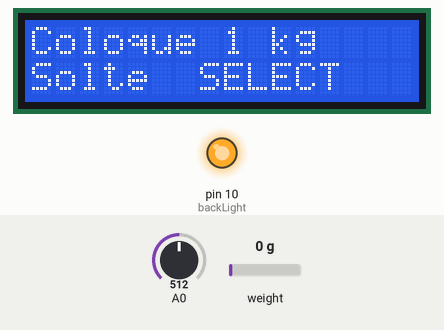
This sketch was run on a simulated Arduino Uno, built with avr-gcc and run on an emulated ATmega328P. On the bench: 16×2 character LCD, output pins drawn as LEDs (lit = HIGH). The inputs (shaded band) are chosen by the test bench; at power-on: A0 = 512, weight on the scale 0 g. EEPROM starts erased; what the sketch prints to the serial monitor is not drawn.

Above: at 8.3 s.
8.4 s: A0 set to 733
9.9 s: A0 set to 763
At 18.2 s:
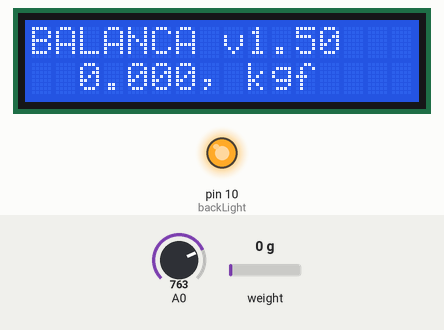
18.6 s: A0 set to 716
At 19.3 s:
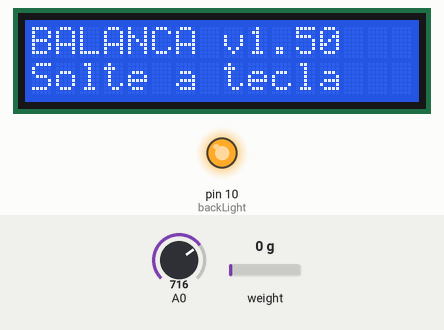
20.2 s: A0 set to 900
At 20.32 s:
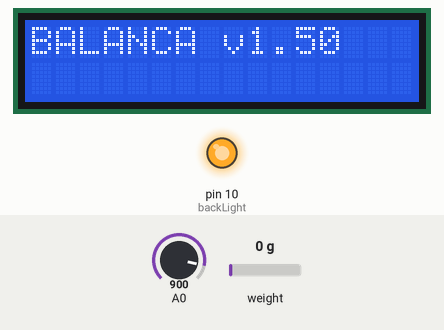
21.8 s: weight on the scale set to 100 g
At 23.2 s:
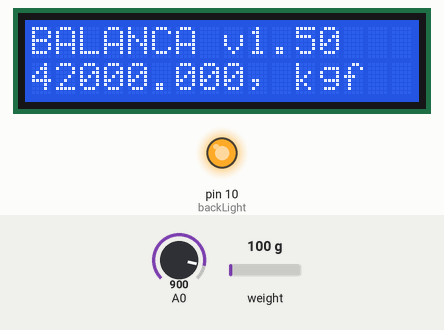
23.6 s: A0 set to 511
At 24.4 s:
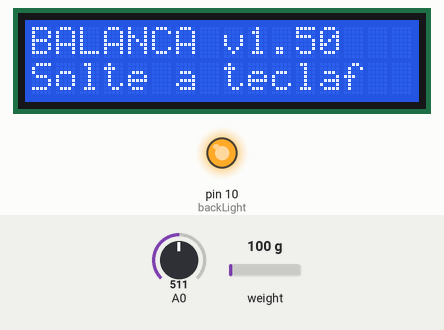
Timing chart, 0 to 26.2 s (numbered marks = the images above; inputs shaded):
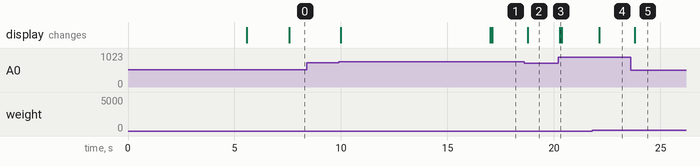

The sketch:

forcemeasurement_v3.ino
```cpp
// https://www.blogdarobotica.com/2021/05/12/como-utilizar-o-shield-display-16x02-lcd-com-teclado-no-arduino/
//
/*
https://www.makerhero.com/blog/aprenda-a-construir-uma-balanca-com-arduino-e-modulo-hx711/

Quando você ligar (ou reiniciar) o Arduino, o programa considera que a balança está vazia, coloca um aviso no display e chama o método tare() da biblioteca. Esta rotina lê 50 vezes o valor retornado pelo HX711 e considera que a média é o offset a ser descontado de todas as leituras.

Em seguidam o programa verifica na EEProm se já foi feita a calibração. Se não, será feito o procedimento de calibração:

Coloca uma mensagem no display pedindo para colocar um peso de 1Kg;
Aguarda o pressionar e soltar a tecla Select;
Chama o método read_average() da biblioteca para obter a média de 50 leituras do HX711;
Calcula a escala e salva na EEProm.
Como parte final da iniciação, o valor da escala é passado para a biblioteca através do método set_scale().

Concluída a iniciação, o programa passa a chamar periodicamente o método get_units() e a apresentar o valor retornado. Este método obtém uma leitura do HX711 (usamos uma média de 4 leituras), subtrai o offset e divide pela escala, resultando no valor em quilos.

O programa testa também se foi apertada e solta uma das seguintes teclas:

Right: faz novamente o processo de tara;
Left: refaz a calibração.
Estas teclas devem ser apertadas com a balança vazia.
*/
// Baudrate
int baudrate = 9600;  //115200

// Linhas
#include <LiquidCrystal.h>
#include <EEPROM.h>
#include <HX711.h>

// Define as conexões da balança e cria o objeto para acesso
const int CELULA_DADO = 2;
const int CELULA_CLOCK = 3;
HX711 celulaCarga;

// Define as conexões do display e cria o objeto para acesso
const int rs = 8, en = 9, d4 = 4, d5 = 5, d6 = 6, d7 = 7;
const int backLight = 10;
LiquidCrystal lcd(rs, en, d4, d5, d6, d7);

// Limites para detecção das teclas, em ordem crescente
int limiteTecla[] = { 50, 150, 300, 500, 750, 1024 };

// Indices para as teclas
const int TEC_DIREITA = 0;
const int TEC_CIMA = 1;
const int TEC_BAIXO = 2;
const int TEC_ESQUERDA = 3;
const int TEC_SELECT = 4;
const int TEC_NENHUMA = 5;

// Endereços na EEProm
const int ENDER_FLAG = 0;
const int ENDER_ESCALA = 1;

// Indicação de balança calibrada
const byte FLAG_CALIBRADA = 0x55;

// Leitura das rotações
int rotacoes;
volatile byte pulsos;
unsigned long tempo;
const byte interruptPin = 18;  //2,3 //chipKIT: https://embedded-lab.com/blog/exploring-the-chipkit-uno32-board/#google_vignette
unsigned int pulsos_por_volta = 2;


// Iniciação
void setup() {
  // Iniciação do Monitor Serial
  //Serial.begin(baudrate);
  Serial.begin(9600);
  // Iniciação do Display
  pinMode(backLight, OUTPUT);
  lcd.begin(16, 2);
  mostraVersao();
  digitalWrite(backLight, HIGH);  // acende

  // Configuração do pino e das variáveis de rotação
  pinMode(interruptPin, INPUT_PULLUP);
  //essa funcao soma o contador a cada vez que tem um pulso
  attachInterrupt(digitalPinToInterrupt(interruptPin), contador, RISING);
  pulsos = 0;
  rotacoes = 0;
  tempo = 0;

  // Iniciação do HX711
  celulaCarga.begin(CELULA_DADO, CELULA_CLOCK);
  ajustaTara();
  if (EEPROM.read(ENDER_FLAG) != FLAG_CALIBRADA) {
    calibra();
  } else {
    // Usa escala salva na EEPROM
    float escala;
    EEPROM.get(ENDER_ESCALA, escala);
    celulaCarga.set_scale(escala);
  }
  mostraVersao();
}

// Laço principal
void loop() {
  // Lê e mostra o peso
  float peso = celulaCarga.get_units();
  char medida[17];
  //  float gc = 9.80665;
  dtostrf(peso, 7, 3, medida);
  //  float medidaN = medida*gc;
  strcat(medida, ", kgf");  //    strcat (medida, ", N");
  lcd.setCursor(0, 1);
  lcd.print(medida);
  // Lê e mostra a rotação
  // verifica o contador de 1 em 1 segundo (1000)ms
  if (millis() - tempo >= 1000) {
    //desliga a funçao enquanto faz a soma
    detachInterrupt(digitalPinToInterrupt(interruptPin));
    rotacoes = (60 * 1000 / pulsos_por_volta) / (millis() - tempo) * pulsos;
    tempo = millis();
    pulsos = 0;
    //volta ao normal apos o calculo
    attachInterrupt(digitalPinToInterrupt(interruptPin), contador, RISING);
  }
  // Mostra o RPM e o Peso no monitor
  Serial.print("RPM, ");
  Serial.print(rotacoes);
  Serial.print(", rpm,");
  //  Serial.print(medida, "kg");
  Serial.print(" Forca,");
  Serial.println(medida);
  //Serial.println(", kgf");

  // Dá um tempo entre as leituras
  delay(250);

  // Trata as teclas
  int tecla = leTecla();
  if (tecla != TEC_NENHUMA) {
    lcd.setCursor(0, 1);
    lcd.print("Solte a tecla");
    while (leTecla() != TEC_NENHUMA) {
      delay(100);
    }
    if (tecla == TEC_DIREITA) {
      ajustaTara();
    } else if (tecla == TEC_ESQUERDA) {
      ajustaTara();
      calibra();
    }
    mostraVersao();  // recompõe a tela
  }
}

// Apresenta a identificação e versão do programa
void mostraVersao() {
  lcd.clear();
  lcd.print("BALANCA v1.50");
}

// Ajusta o offset para o valor da balança vazia
void ajustaTara() {
  lcd.setCursor(0, 1);
  lcd.print("Registrando TARA");
  delay(500);
  celulaCarga.tare(50);
}

// Efetua a calibração da balança
void calibra() {
  // Mostra as instruções
  lcd.clear();
  lcd.print("CALIBRACAO");
  delay(2000);
  lcd.clear();
  lcd.print("Coloque 1 kg");
  lcd.setCursor(0, 1);
  lcd.print("Aperte SELECT");
  while (leTecla() != TEC_SELECT) {
    delay(100);
  }
  lcd.setCursor(0, 1);
  lcd.print("Solte  SELECT");
  while (leTecla() != TEC_NENHUMA) {
    delay(100);
  }
  lcd.print("Aguarde......");
  delay(2000);

  // Faz a leitura e calcula a escala
  long leitura = celulaCarga.read_average(50);
  float escala = (leitura - celulaCarga.get_offset()) / 1.00f;

  // Salva na EEProm
  EEPROM.put(ENDER_ESCALA, escala);
  EEPROM.write(ENDER_FLAG, FLAG_CALIBRADA);

  // Usa a escala calculada
  celulaCarga.set_scale(escala);
}

// Le uma tecla
// Cada tecla do shield resulta em uma tensão diferente em A0
int leTecla() {
  int leitura = analogRead(A0);
  int tecla;
  for (tecla = 0;; tecla++) {
    if (leitura < limiteTecla[tecla]) {
      return tecla;
    }
  }
  return TEC_NENHUMA;  // Não deve acontecer!
}

void contador() {
  //soma 1 pulso a cada vez que a "marca" passa
  pulsos++;
}
```

Measured:
- the behaviour switches between 749 and 750 on A0 (found by bisection; images 0 and 1)
- after the input at 8.4 s, every drawn part: stays the same
- after the input at 9.9 s, the display: first changes after 0.08 s (image 1 shows a later state)
- after the input at 18.6 s, the display: changes after 0.17 s (image 2)
- after the input at 20.2 s, the display: changes after 0.07 s (image 3)
- after the input at 21.8 s, the display: changes after 0.34 s (image 4)
- after the input at 23.6 s, the display: changes after 0.20 s (image 5)
